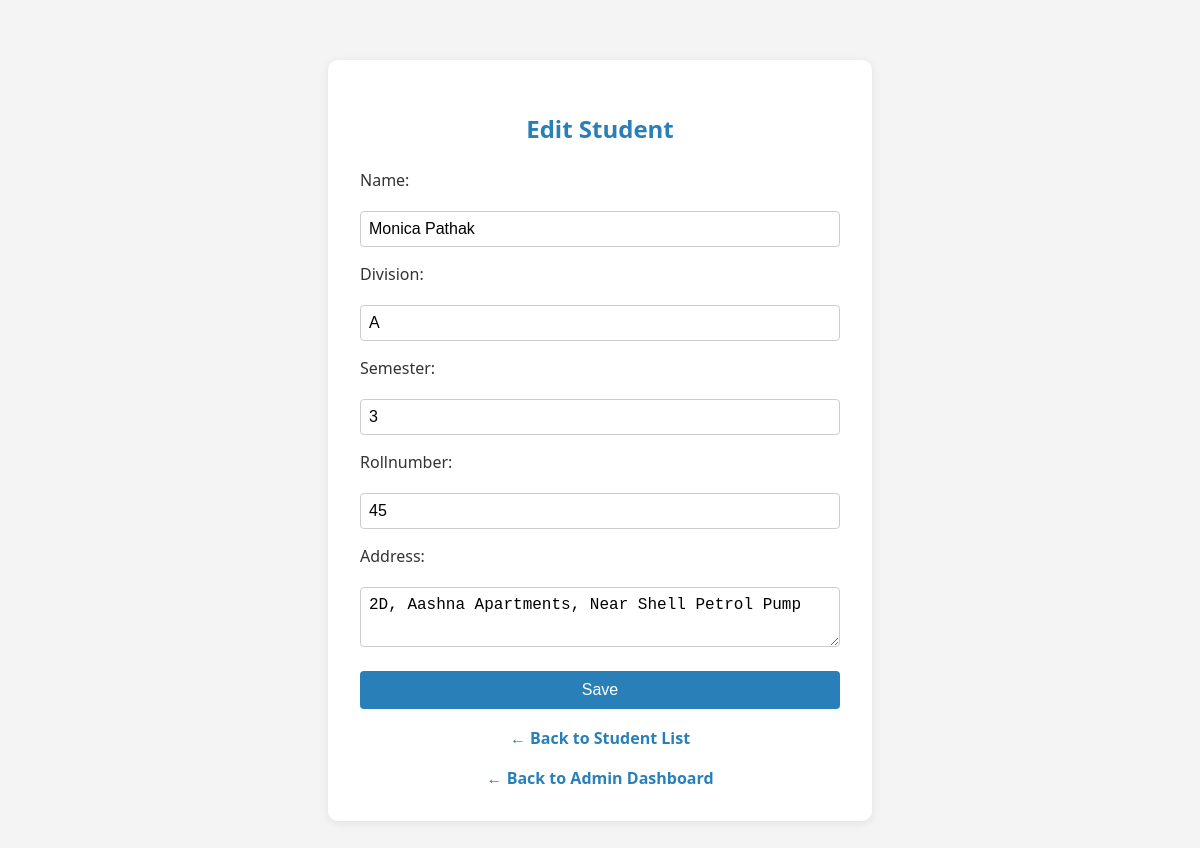
The page /students/10/edit/ (signed in) on the database its author committed.
### student/student_crud_models.py (models this page shows, shortened)
class Student(models.Model):
    name = models.CharField(max_length=100)
    division = models.CharField(max_length=10)
    semester = models.IntegerField()
    rollnumber = models.CharField(max_length=20, unique=True)
    address = models.TextField()

### student/student_crud_views.py (the view, shortened to what this page needs)
# urls.py: path('students/<int:pk>/edit/', student_update, name='student_update'),
@login_required
@user_passes_test(is_admin)
def student_update(request, pk):
    student = get_object_or_404(Student, pk=pk)
    return render(request, 'student/student_form.html', {'student': student})

### student/student_crud_views.py (called while the page is built)
def is_admin(user):
    return user.is_staff

### student/templates/student/student_form.html (shortened to what this page needs)
<html>
<head>
</head>
<body>
    <div class="container">
        <h2>{% if student %}Edit{% else %}Add{% endif %} Student</h2>
        <form method="post">
            <label>Name:</label>
            <input type="text" name="name" value="{{ student.name|default:'' }}" required>
            <label>Division:</label>
            <input type="text" name="division" value="{{ student.division|default:'' }}" required>
            <label>Semester:</label>
            <input type="number" name="semester" value="{{ student.semester|default:'' }}" required>
            <label>Rollnumber:</label>
            <input type="text" name="rollnumber" value="{{ student.rollnumber|default:'' }}" required>
            <label>Address:</label>
            <textarea name="address" required>{{ student.address|default:'' }}</textarea>
            <input type="submit" value="Save" class="btn">
        </form>
        <a href="{% url 'student_list' %}" class="back-btn">&#8592; Back to Student List</a>
        <a href="/admindashboard/" class="back-btn">&#8592; Back to Admin Dashboard</a>
    </div>
</body>
</html>

### student/templates/student/student_form.html (style rules this page uses)
body { font-family: 'Segoe UI', sans-serif; background: #f4f4f4; margin: 0; padding: 0; }
.container { max-width: 480px; margin: 60px auto; background: #fff; border-radius: 10px; box-shadow: 0 2px 10px rgba(0,0,0,0.08); padding: 32px; }
h2 { color: #2980b9; margin-bottom: 24px; text-align: center; }
form { display: flex; flex-direction: column; gap: 16px; }
label { font-weight: 500; color: #333; margin-bottom: 4px; }
input, textarea { padding: 8px; border-radius: 4px; border: 1px solid #ccc; font-size: 1rem; }
textarea { resize: vertical; min-height: 60px; }
.btn { background: #2980b9; color: #fff; border: none; border-radius: 4px; padding: 10px 0; font-size: 1rem; cursor: pointer; margin-top: 8px; }
.back-btn { display: block; margin-top: 18px; color: #2980b9; text-decoration: none; font-weight: bold; text-align: center; }

### rows shown on the page
Student: name "Monica Pathak", division "A", semester "3", rollnumber "45", address "2D, Aashna Apartments, Near Shell Petrol Pump"
